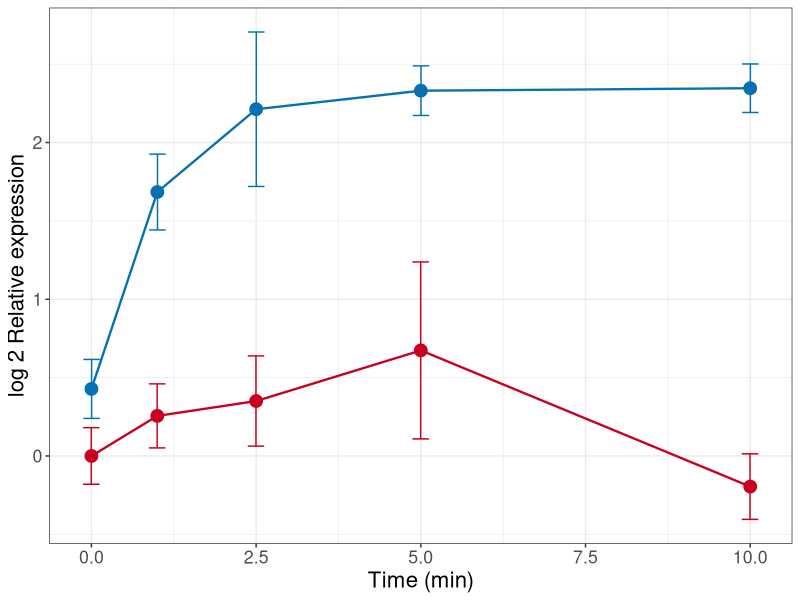
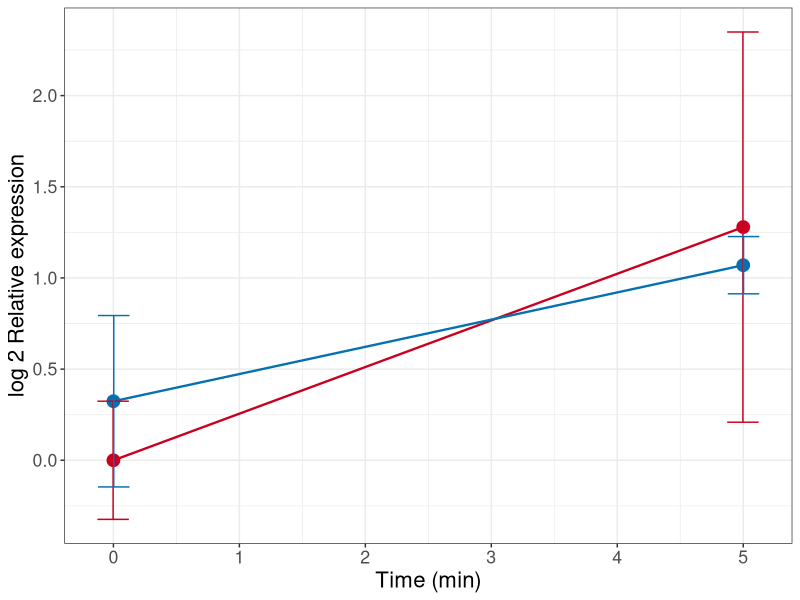
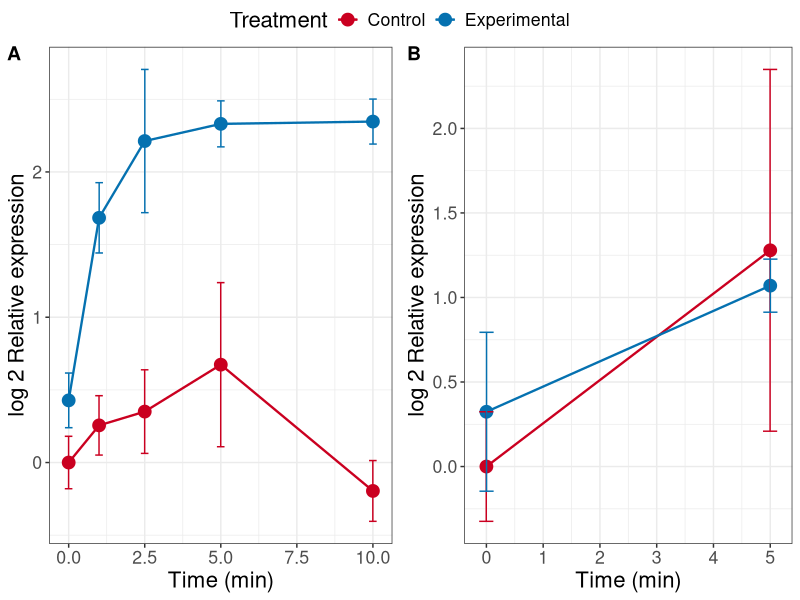
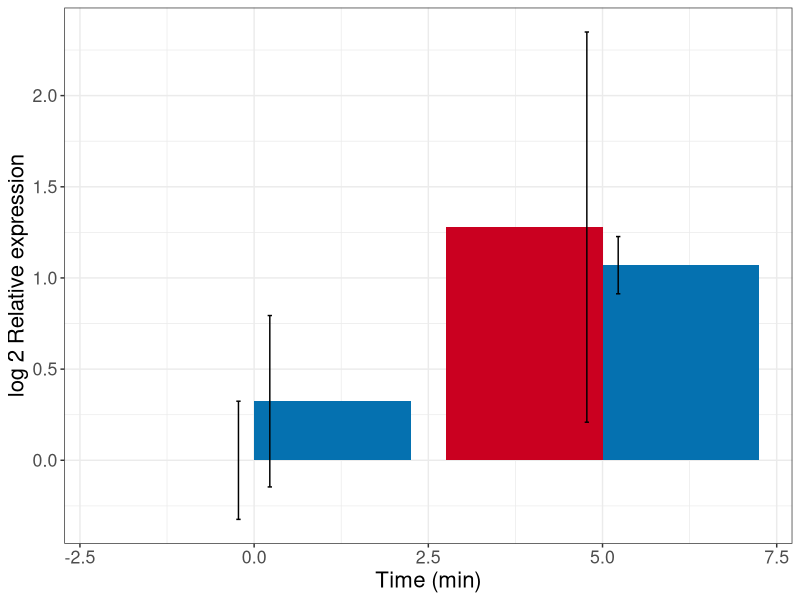
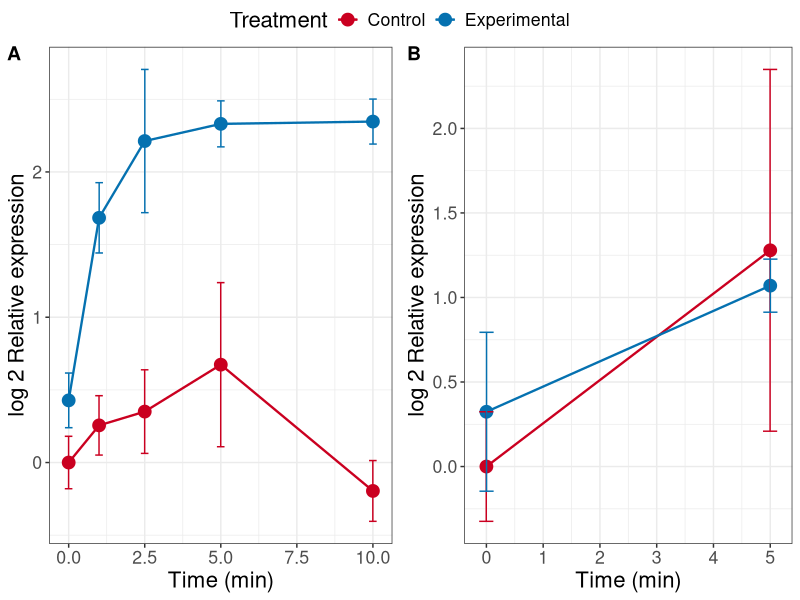
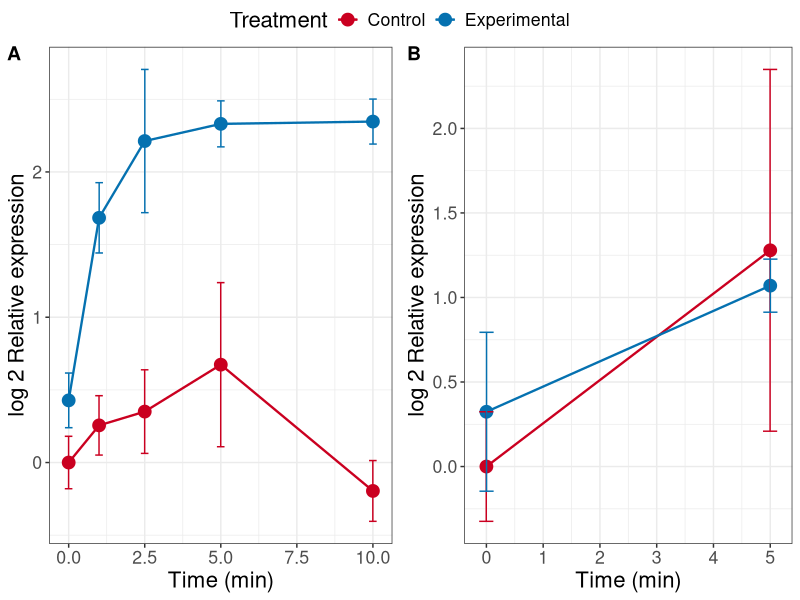

Reproduce these figures in R, in order.
## ---- chunk 1
knitr::opts_chunk$set(echo = TRUE,
                      message = FALSE, 
                      warning = FALSE,
                      fig.align = "center",
                      fig.width = 10,
                      fig.height = 6)
## ---- chunk 2

# Libraries
library("tidyverse")       # data wrangling and visualisation
library("here")            # set the path to the folder
library("ggplot2")
library("ggpubr") #for putting figs together
library("RColorBrewer") #for color palettes
library("svglite") #for saving SVGs
library("reshape2")
library("formattable")
library("stringr")


set.seed(57)
## ---- chunk 3
#data loading
sar11_raw <- read.csv("qPCR_sar11_final.csv")

alt_raw <- read.csv("qPCR_HOT_ald_final.csv")

xmax1 <- max(alt_raw$Time, na.rm = TRUE)
xmax2 <- max(sar11_raw$Time, na.rm = TRUE)

## ---- chunk 4
#plot

plot_qpcr_alt <- ggplot(alt_raw) +
  geom_point(data = alt_raw, aes(x=Time, y=Expression, color=Treatment),
             size = 4) +
  geom_line(data = alt_raw, aes(x=Time, y=Expression, color=Treatment),
             size = 0.8) +
  geom_errorbar(data = alt_raw, aes(x=Time, y=Expression, ymin=Expression-StDev, ymax=Expression+StDev,
                                                color=Treatment), 
                width=(xmax1/20), size = 0.5,
                position=position_dodge(.01)) +
  theme_bw() + 
  scale_colour_manual(values=c("#ca0020","#0571b0")) +
  labs(x = "Time (min)", y = "log 2 Relative expression") +
  theme(text = element_text(size=16), legend.position = "none")

plot_qpcr_alt

plot_qpcr_sar11 <- ggplot(sar11_raw) +
  geom_point(data = sar11_raw, aes(x=Time, y=Expression, color=Treatment),
             size = 4) +
  geom_line(data = sar11_raw, aes(x=Time, y=Expression, color=Treatment),
             size = 0.8) +
  geom_errorbar(data = sar11_raw, aes(x=Time, y=Expression, ymin=Expression-StDev, ymax=Expression+StDev,
                                                color=Treatment), 
                width=(xmax1/20), size = 0.5,
                position=position_dodge(.01)) +
  theme_bw() + 
  scale_colour_manual(values=c("#ca0020","#0571b0")) +
  labs(x = "Time (min)", y = "log 2 Relative expression") +
  theme(text = element_text(size=16), legend.position = "none")

plot_qpcr_sar11


plot_qpcr_final <- ggarrange(plot_qpcr_alt, plot_qpcr_sar11,
          nrow = 1,
          ncol = 2,
          labels = c("A","B"),
          common.legend = TRUE
)

plot_qpcr_final

ggsave("Figure 3.png", plot_qpcr_final, width = 200, height = 100, units = "mm",dpi = 300)
ggsave("Figure 3.svg", plot_qpcr_final, width = 200, height = 100, units = "mm",dpi = 300)
## ---- chunk 5
plot_qpcr_sar11_bar <- ggplot(sar11_raw, aes(x=Time, y=Expression, fill=Treatment)) +
  geom_col(stat = "identity", position = position_dodge()) +
  geom_errorbar(aes(ymin=Expression-StDev, ymax=Expression+StDev), 
                width=(xmax2/40), size = 0.5,
                position=position_dodge(0.9)) +
  theme_bw() + 
  scale_fill_manual(values=c("#ca0020","#0571b0")) +
  scale_color_manual(values=c("#ca0020","#0571b0")) +
  labs(x = "Time (min)", y = "log 2 Relative expression") +
  theme(text = element_text(size=16), legend.position = "none")

plot_qpcr_sar11_bar
